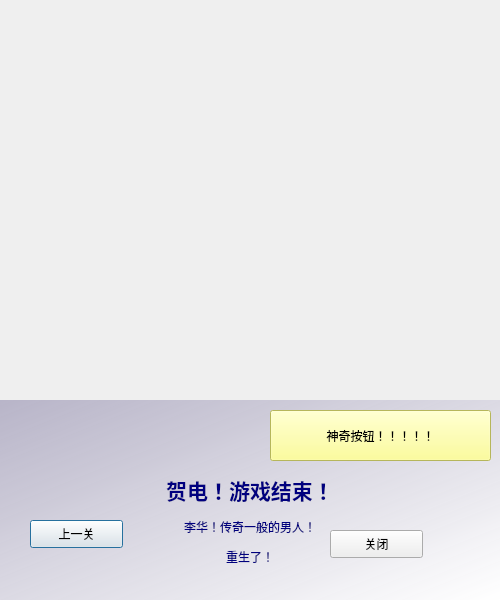
<?xml version="1.0" encoding="UTF-8"?>
<ui version="4.0">
 <class>Dialog8</class>
 <widget class="QDialog" name="Dialog8">
  <property name="geometry">
   <rect>
    <x>0</x>
    <y>0</y>
    <width>500</width>
    <height>600</height>
   </rect>
  </property>
  <property name="windowTitle">
   <string>Dialog</string>
  </property>
  <widget class="QLabel" name="label">
   <property name="geometry">
    <rect>
     <x>0</x>
     <y>0</y>
     <width>500</width>
     <height>400</height>
    </rect>
   </property>
   <property name="text">
    <string>&lt;html&gt;&lt;head/&gt;&lt;body&gt;&lt;p&gt;&lt;img src=&quot;:/images/p8.jpg&quot;/&gt;&lt;/p&gt;&lt;/body&gt;&lt;/html&gt;</string>
   </property>
  </widget>
  <widget class="QPushButton" name="pushButton">
   <property name="geometry">
    <rect>
     <x>30</x>
     <y>520</y>
     <width>93</width>
     <height>28</height>
    </rect>
   </property>
   <property name="text">
    <string>上一关</string>
   </property>
  </widget>
  <widget class="QPushButton" name="pushButton_2">
   <property name="geometry">
    <rect>
     <x>330</x>
     <y>530</y>
     <width>93</width>
     <height>28</height>
    </rect>
   </property>
   <property name="text">
    <string>关闭</string>
   </property>
  </widget>
  <widget class="QLabel" name="label_2">
   <property name="geometry">
    <rect>
     <x>0</x>
     <y>400</y>
     <width>500</width>
     <height>200</height>
    </rect>
   </property>
   <property name="styleSheet">
    <string notr="true">background-color: qlineargradient(spread:pad, x1:0, y1:0, x2:1, y2:1, stop:0 rgba(175, 171, 194, 220), stop:1 rgba(255, 255, 255, 255));
color: rgb(0, 0, 127);</string>
   </property>
   <property name="text">
    <string>&lt;html&gt;&lt;head/&gt;&lt;body&gt;&lt;p align=&quot;center&quot;&gt;&lt;br/&gt;&lt;/p&gt;&lt;p align=&quot;center&quot;&gt;&lt;span style=&quot; font-size:16pt; font-weight:600;&quot;&gt;贺电！游戏结束！&lt;/span&gt;&lt;/p&gt;&lt;p align=&quot;center&quot;&gt;李华！传奇一般的男人！&lt;/p&gt;&lt;p align=&quot;center&quot;&gt;重生了！&lt;/p&gt;&lt;/body&gt;&lt;/html&gt;</string>
   </property>
  </widget>
  <widget class="QPushButton" name="pushButton_3">
   <property name="geometry">
    <rect>
     <x>270</x>
     <y>410</y>
     <width>221</width>
     <height>51</height>
    </rect>
   </property>
   <property name="styleSheet">
    <string notr="true">background-color: rgb(255, 255, 127);</string>
   </property>
   <property name="text">
    <string>神奇按钮！！！！！</string>
   </property>
  </widget>
  <zorder>label_2</zorder>
  <zorder>label</zorder>
  <zorder>pushButton</zorder>
  <zorder>pushButton_2</zorder>
  <zorder>pushButton_3</zorder>
 </widget>
 <resources/>
 <connections/>
</ui>
